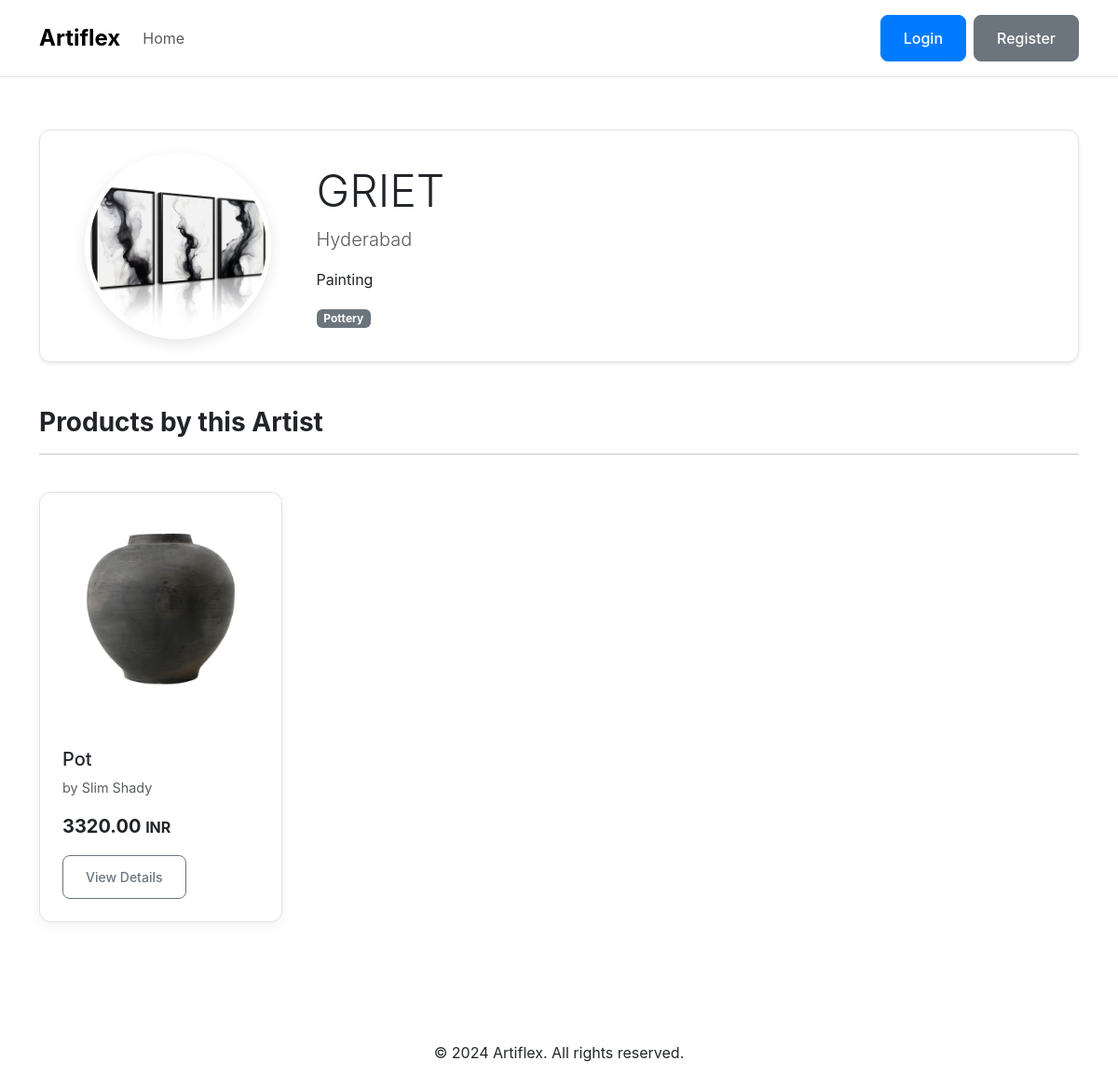
Screenshot of /artist/1 with the database file from the repository.
### models.py (models this page shows)
class User(Base):
    __tablename__ = 'users'
    id = Column(Integer, primary_key=True)
    email = Column(String, unique=True, index=True, nullable=False)
    hashed_password = Column(String, nullable=False)
    full_name = Column(String)
    role = Column(Enum(UserRole), nullable=False)
    created_at = Column(DateTime, default=datetime.utcnow)
    profile_picture = Column(String, nullable=True, default='default_avatar.png') # Filename
    studio_name = Column(String, nullable=True)
    bio = Column(String, nullable=True) # This is the description
    skills = Column(String, nullable=True) # We'll store this as a comma-separated string, e.g., "Pottery,Glazing,Sculpting"
    location = Column(String, nullable=True) # e.g., "City, Country"
    phone_contact = Column(String, nullable=True)
    average_rating = Column(Float, default=0.0) # For the future rating system
    products = relationship("Product", back_populates="owner")
    orders = relationship("Order", back_populates="customer")

class Product(Base):
    __tablename__ = 'products'
    id = Column(Integer, primary_key=True)
    name = Column(String, index=True, nullable=False)
    category = Column(String, index=True)
    artist_notes = Column(String)
    ai_generated_description = Column(String)
    price_usd = Column(Float, nullable=False)
    stock = Column(Integer, default=1)
    image_filename = Column(String)
    owner_id = Column(Integer, ForeignKey('users.id'))
    owner = relationship("User", back_populates="products")

### routers/public.py (the view)
@router.get("/artist/{artist_id}", response_class=HTMLResponse)
async def view_artist_profile(request: Request, artist_id: int, db: Session = Depends(get_db)):
    artist = db.query(models.User).filter(models.User.id == artist_id, models.User.role == models.UserRole.ARTIST).first()
    if not artist:
        return HTMLResponse("Artist not found", status_code=404)
    products = crud.get_products_by_owner(db, owner_id=artist_id)
    user = request.session.get("user")
    context = {
        "request": request,
        "user": user,
        "artist": artist,
        "products": products,
        "currency": "INR",
        "conversion_rate": 83.0
    }
    return templates.TemplateResponse("public/artist_profile.html", context)

### templates/public/artist_profile.html (shortened to what this page needs)
{% extends "layouts/base.html" %}
{% block content %}
<div class="card p-4 mb-5 shadow-sm">
    <div class="row align-items-center">
        <div class="col-md-3 text-center">
            <img src="{{ url_for('static', path='/uploads/profiles/' + artist.profile_picture) }}" alt="{{ artist.full_name }}" class="artist-profile-pic">
        </div>
        <div class="col-md-9">
            <h1 class="display-5">{{ artist.studio_name or artist.full_name }}</h1>
            <p class="lead text-muted">{{ artist.location or 'Location not specified' }}</p>
            <p>{{ artist.bio or 'This artist has not written a bio yet.' }}</p>
            <div>
                {% if artist.skills %}
                    {% for skill in artist.skills.split(',') %}
                        <span class="badge bg-secondary me-1">{{ skill.strip() }}</span>
                    {% endfor %}
                {% endif %}
            </div>
        </div>
    </div>
</div>
<h3>Products by this Artist</h3>
<hr>
{% if products %}
    <div class="row row-cols-1 row-cols-md-2 row-cols-lg-4 g-4 mt-3">
        {% for product in products %}
        <div class="col">
            {% include "partials/product_card.html" %}
        </div>
        {% endfor %}
    </div>
{% else %}
    <div class="alert alert-info mt-3"><p>This artist has not listed any products yet.</p></div>
{% endif %}
{% endblock %}

### templates/layouts/base.html (shortened to what this page needs)
<!doctype html>
<html lang="en">
<head>
    <link href="https://cdn.jsdelivr.net/npm/bootstrap@5.3.3/dist/css/bootstrap.min.css" rel="stylesheet">
    <link rel="stylesheet" href="{{ url_for('static', path='/css/custom.css') }}">
</head>
<body>
    <nav class="navbar navbar-expand-lg bg-body-tertiary mb-4">
        <div class="container">
            <a class="navbar-brand" href="/">Artiflex</a>
            <div class="collapse navbar-collapse">
                <ul class="navbar-nav me-auto mb-2 mb-lg-0">
                    <li class="nav-item"><a class="nav-link" href="/">Home</a></li>
                </ul>
                <div class="d-flex align-items-center">
                    {% if request.session.get('user') %}
                        {% set user_role = request.session['user']['role'] %}
                        {% if user_role == 'artist' %}
                            <div class="d-flex align-items-center w-100">
                                    <div class="ms-auto d-flex align-items-center">
                                        <a href="/artist/manage/dashboard" class="btn btn-outline-primary me-3">Dashboard</a>
                                        <a href="/artist/manage/profile/edit" class="btn btn-outline-secondary me-3">Profile</a>
                                        <a href="/logout" class="btn btn-primary">Logout</a>
                                    </div>
                                </div>
                        {% elif user_role == 'customer' %}
                            <div class="d-flex align-items-center">
                                <a href="/customer/cart" class="btn btn-outline-primary me-2">Cart</a>
                                <a href="/customer/orders" class="btn btn-outline-secondary me-2">My Orders</a>
                                <span class="navbar-text me-3">Welcome, {{ request.session['user']['full_name'] }}</span>
                                <a href="/logout" class="btn btn-secondary">Logout</a>
                            </div>
                        {% endif %}
                    {% else %}
    <div class="d-flex align-items-center">
        <a href="/login" class="btn btn-primary me-2">Login</a>
        <a href="/register" class="btn btn-secondary">Register</a>
    </div>
{% endif %}
                </div>
            </div>
        </div>
    </nav>
    <main class="container">
        {% block content %}{% endblock %}
    </main>
    <footer class="container text-center mt-5 py-3 footer">
        <p>&copy; 2024 Artiflex. All rights reserved.</p>
    </footer>
</body>
</html>

### templates/partials/product_card.html (shortened to what this page needs)
<div class="card h-100">
    <a href="/product/{{ product.id }}">
        <img src="{{ url_for('static', path='/uploads/' + product.image_filename) }}" class="card-img-top" alt="{{ product.name }}">
    </a>
    <div class="card-body d-flex flex-column">
        <div>
            <h5 class="card-title">{{ product.name }}</h5>
            <p class="card-text text-muted">by {{ product.owner.full_name }}</p>
            <p class="card-text fw-bold fs-5">
                {{ "%.2f"|format(product.price_usd * conversion_rate) }}
                <span class="fs-6">{{ currency }}</span>
            </p>
        </div>
        <div class="mt-auto pt-3">
            <a href="/product/{{ product.id }}" class="btn btn-outline-secondary btn-sm">View Details</a>
        </div>
    </div>
</div>

### static/css/custom.css (style rules this page uses)
:root { --primary-color: #007bff; --primary-hover: #0056b3; --light-gray: #f8f9fa; --border-color: #dee2e6; --text-color: #212529; --text-muted: #6c757d; }
body { font-family: 'Inter', sans-serif; background-color: #ffffff; color: var(--text-color); }
h1, h2, h3, h4, h5, h6 { font-weight: 700; }
.navbar { background-color: #ffffff !important; border-bottom: 1px solid var(--border-color); padding-top: 1rem; padding-bottom: 1rem; }
.navbar-brand { font-weight: 700; font-size: 1.5rem; }
.card { border: 1px solid var(--border-color); border-radius: 12px; box-shadow: 0 4px 12px rgba(0, 0, 0, 0.05); transition: transform 0.2s ease-in-out, box-shadow 0.2s ease-in-out; }
.card .card-img-top { border-top-left-radius: 12px; border-top-right-radius: 12px; height: 250px; object-fit: cover; }
.card .card-body { padding: 1.5rem; }
.card .card-title { font-weight: 500; margin-bottom: 0.5rem; }
.card .card-text.text-muted { font-size: 0.9rem; margin-bottom: 1rem; }
.btn { border-radius: 8px; font-weight: 500; padding: 0.75rem 1.5rem; transition: background-color 0.2s ease-in-out, border-color 0.2s ease-in-out; }
.btn-primary { background-color: var(--primary-color); border-color: var(--primary-color); }
main.container { padding-top: 2rem; padding-bottom: 4rem; }
.artist-profile-pic { width: 200px; height: 200px; border-radius: 50%; object-fit: cover; border: 5px solid #fff; box-shadow: 0 5px 15px rgba(0,0,0,0.1); }

### rows the page displays
User: profile_picture (picture), studio_name "GRIET", location "Hyderabad", bio "Painting", strip "Pottery"
Product: image_filename (picture), name "Pot", owner.full_name "Slim Shady", product.price_usd*conversion_rate "3320.00", currency "INR"
